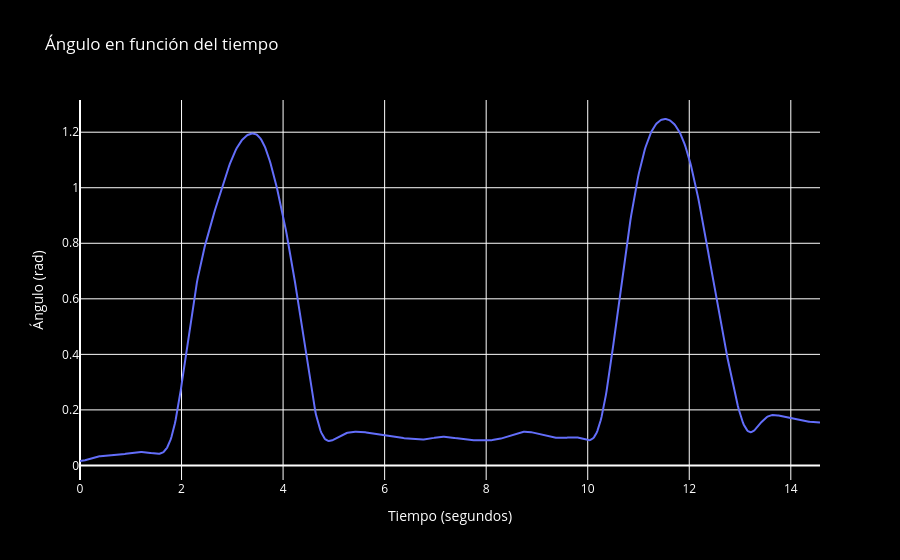
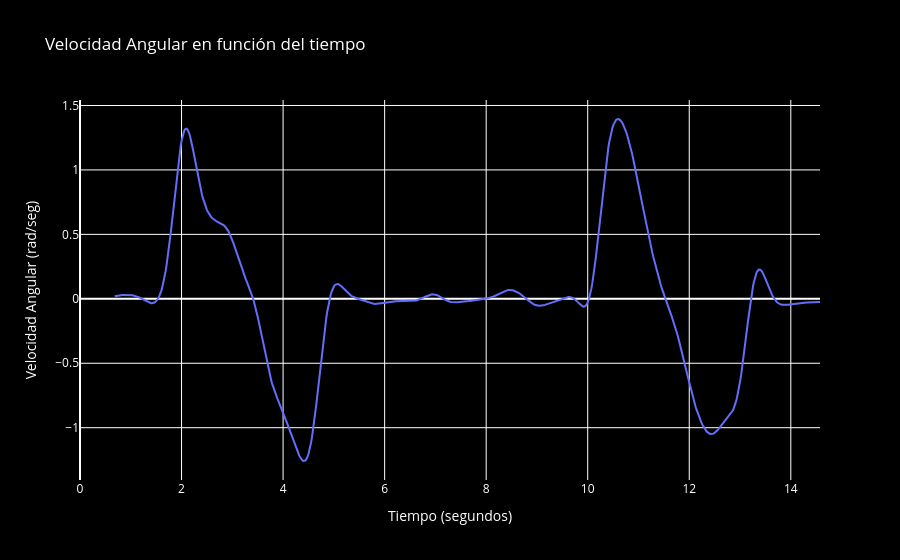
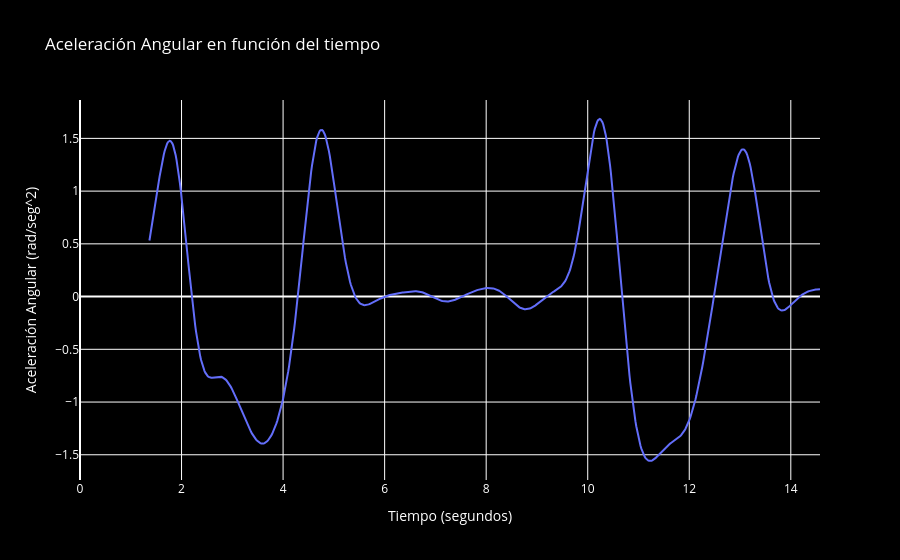

The cell these charts' notebook holds for them, in order:
### Markdown cell above
### Ahora filtremos con gaussian filter

### Code cell
# Cargar el CSV con las coordenadas y frames del trackeo
df_nuevo = pd.read_csv('output/tracked_landmarks.csv')
df_pivot['x_26'] = gaussian_filter1d(df_pivot['x_26'], sigma=10)
df_pivot['x_28'] = gaussian_filter1d(df_pivot['x_28'], sigma=10)
df_pivot['y_26'] = gaussian_filter1d(df_pivot['y_26'], sigma=10)
df_pivot['y_28'] = gaussian_filter1d(df_pivot['y_28'], sigma=10)

#df_nuevo['ángulo_26_28'] = gaussian_filter1d(df_nuevo['ángulo_26_28'], sigma=10)#
df_nuevo['ángulo_26_28'] = (df_nuevo['ángulo_26_28']*np.pi)/180
# Calcular la velocidad angular (derivada del ángulo)
velocidad_angular = (df_nuevo['ángulo_26_28'].diff() / df_nuevo['time_seconds'].diff())
df_nuevo['velocidad_angular'] = velocidad_angular

# Calcular la aceleración angular (derivada de la velocidad angular)
aceleracion_angular = df_nuevo['velocidad_angular'].diff() / df_nuevo['time_seconds'].diff()
df_nuevo['aceleracion_angular'] = aceleracion_angular

df_nuevo = pd.read_csv('output/tracked_landmarks.csv')
df_nuevo['ángulo_26_28'] = gaussian_filter1d(df_nuevo['ángulo_26_28'], sigma=10)
df_nuevo['velocidad_angular'] = gaussian_filter1d(df_nuevo['velocidad_angular'], sigma=10)
df_nuevo['aceleracion_angular'] = gaussian_filter1d(df_nuevo['aceleracion_angular'], sigma=20)
import plotly.express as px


# Crear el gráfico para el ángulo
fig_angulo = px.line(df_nuevo, x='time_seconds', y='ángulo_26_28',
                     labels={'ángulo_26_28': 'Ángulo (rad)', 'time_seconds': 'Tiempo (segundos)'},
                     title='Ángulo en función del tiempo')
fig_angulo.update_layout(yaxis_title='Ángulo (rad)', xaxis_title='Tiempo (segundos)', plot_bgcolor='black', paper_bgcolor='black', font=dict(color='white'))
fig_angulo.show()

# Crear el gráfico para la velocidad angular
fig_velocidad = px.line(df_nuevo, x='time_seconds', y='velocidad_angular',
                        labels={'velocidad_angular': 'Velocidad Angular (rad/seg)', 'time_seconds': 'Tiempo (segundos)'},
                        title='Velocidad Angular en función del tiempo')
fig_velocidad.update_layout(yaxis_title='Velocidad Angular (rad/seg)', xaxis_title='Tiempo (segundos)', plot_bgcolor='black', paper_bgcolor='black', font=dict(color='white'))
fig_velocidad.show()

# Crear el gráfico para la aceleración angular
fig_aceleracion = px.line(df_nuevo, x='time_seconds', y='aceleracion_angular',
                          labels={'aceleracion_angular': 'Aceleración Angular (rad/seg^2)', 'time_seconds': 'Tiempo (segundos)'},
                          title='Aceleración Angular en función del tiempo')
fig_aceleracion.update_layout(yaxis_title='Aceleración Angular (rad/seg^2)', xaxis_title='Tiempo (segundos)', plot_bgcolor='black', paper_bgcolor='black', font=dict(color='white'))
fig_aceleracion.show()

# Guardar el dataframe actualizado
new_csv_file_path = 'output/tracked_landmarks.csv'
df_nuevo.to_csv(new_csv_file_path, index=False)

### Figure 1 — Plotly figure (JSON) as saved in the notebook; plotly's stock layout.template omitted (floating-point values rounded to 4 significant figures; data arrays with more than 128 entries replaced by an {"elided": "..."} marker saying what was removed)
{"data": [{"hovertemplate": "Tiempo (segundos)=%{x}<br>Ángulo (rad)=%{y}<extra></extra>", "legendgroup": "", "line": {"color": "#636efa", "dash": "solid"}, "marker": {"symbol": "circle"}, "mode": "lines", "name": "", "orientation": "v", "showlegend": false, "type": "scatter", "x": {"elided": "875 float values"}, "xaxis": "x", "y": {"elided": "875 float values"}, "yaxis": "y"}], "layout": {"font": {"color": "white"}, "legend": {"tracegroupgap": 0}, "paper_bgcolor": "black", "plot_bgcolor": "black", "title": {"text": "Ángulo en función del tiempo"}, "xaxis": {"anchor": "y", "domain": [0, 1], "title": {"text": "Tiempo (segundos)"}}, "yaxis": {"anchor": "x", "domain": [0, 1], "title": {"text": "Ángulo (rad)"}}}}

### Figure 2 — Plotly figure (JSON) as saved in the notebook; plotly's stock layout.template omitted (floating-point values rounded to 4 significant figures; data arrays with more than 128 entries replaced by an {"elided": "..."} marker saying what was removed)
{"data": [{"hovertemplate": "Tiempo (segundos)=%{x}<br>Velocidad Angular (rad/seg)=%{y}<extra></extra>", "legendgroup": "", "line": {"color": "#636efa", "dash": "solid"}, "marker": {"symbol": "circle"}, "mode": "lines", "name": "", "orientation": "v", "showlegend": false, "type": "scatter", "x": {"elided": "875 float values"}, "xaxis": "x", "y": {"elided": "875 float values"}, "yaxis": "y"}], "layout": {"font": {"color": "white"}, "legend": {"tracegroupgap": 0}, "paper_bgcolor": "black", "plot_bgcolor": "black", "title": {"text": "Velocidad Angular en función del tiempo"}, "xaxis": {"anchor": "y", "domain": [0, 1], "title": {"text": "Tiempo (segundos)"}}, "yaxis": {"anchor": "x", "domain": [0, 1], "title": {"text": "Velocidad Angular (rad/seg)"}}}}

### Figure 3 — Plotly figure (JSON) as saved in the notebook; plotly's stock layout.template omitted (floating-point values rounded to 4 significant figures; data arrays with more than 128 entries replaced by an {"elided": "..."} marker saying what was removed)
{"data": [{"hovertemplate": "Tiempo (segundos)=%{x}<br>Aceleración Angular (rad/seg^2)=%{y}<extra></extra>", "legendgroup": "", "line": {"color": "#636efa", "dash": "solid"}, "marker": {"symbol": "circle"}, "mode": "lines", "name": "", "orientation": "v", "showlegend": false, "type": "scatter", "x": {"elided": "875 float values"}, "xaxis": "x", "y": {"elided": "875 float values"}, "yaxis": "y"}], "layout": {"font": {"color": "white"}, "legend": {"tracegroupgap": 0}, "paper_bgcolor": "black", "plot_bgcolor": "black", "title": {"text": "Aceleración Angular en función del tiempo"}, "xaxis": {"anchor": "y", "domain": [0, 1], "title": {"text": "Tiempo (segundos)"}}, "yaxis": {"anchor": "x", "domain": [0, 1], "title": {"text": "Aceleración Angular (rad/seg^2)"}}}}
